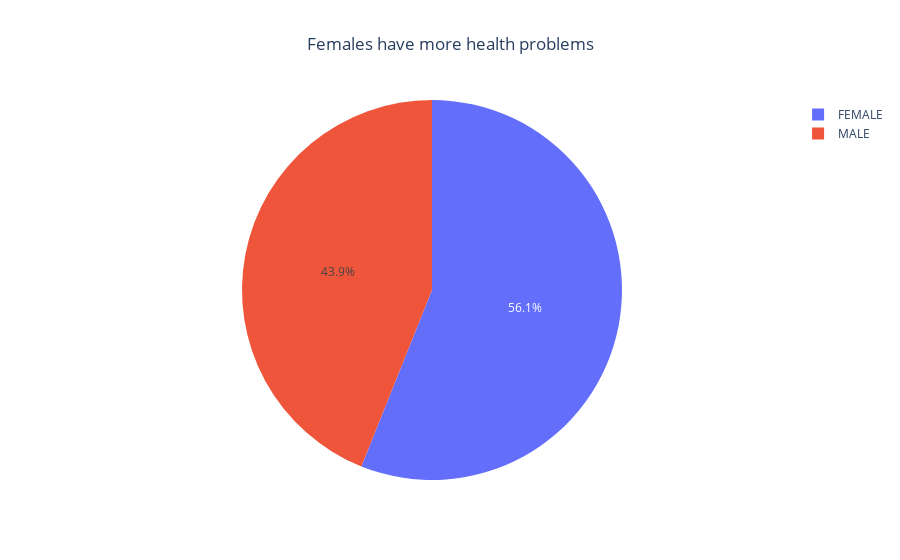

Here is the notebook cell this chart was saved with:
### Code cell
# Visualization - Gender Distribution
fig_gender_distribution = px.pie(prospective_study_df, names='gender', title='Females have more health problems')
fig_gender_distribution.update_layout(title_x=0.5)
fig_gender_distribution.show()

### Figure 1 — Plotly figure (JSON) as saved in the notebook; plotly's stock layout.template omitted (floating-point values rounded to 4 significant figures; data arrays with more than 128 entries replaced by an {"elided": "..."} marker saying what was removed)
{"data": [{"domain": {"x": [0, 1], "y": [0, 1]}, "hovertemplate": "gender=%{label}<extra></extra>", "labels": {"elided": "6846 str values"}, "legendgroup": "", "name": "", "showlegend": true, "type": "pie"}], "layout": {"legend": {"tracegroupgap": 0}, "title": {"text": "Females have more health problems", "x": 0.5}}}
